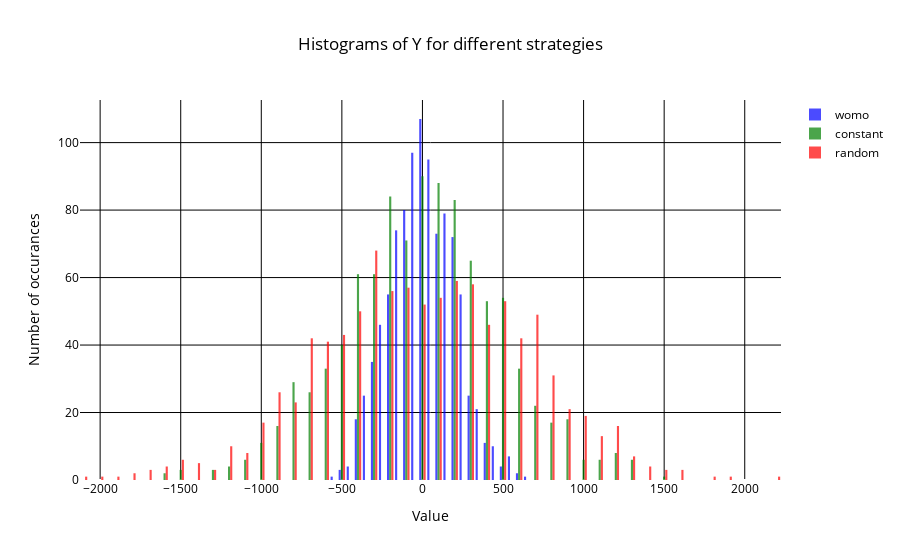

Write notebook code for a chart like this one.
### Code cell
import plotly.graph_objects as go

# Create histograms
histogram1 = go.Histogram(
    x=arr_res_Y_womo,
    name='womo',
    opacity=0.7,
    marker=dict(color='blue')
)
histogram2 = go.Histogram(
    x=arr_res_Y_const,
    name='constant',
    opacity=0.7,
    marker=dict(color='green')
)
histogram3 = go.Histogram(
    x=arr_res_Y_rand,
    name='random',
    opacity=0.7,
    marker=dict(color='red')
)

# Combine histograms into a single figure
fig = go.Figure(data=[histogram1, histogram2, histogram3])


fig.update_layout(
    title_text='Histograms of Y for different strategies',
    title_x=0.5,
    plot_bgcolor='white',  # set background color to white
    paper_bgcolor='white',  # set background color to white
    font=dict(color='black'),  # set font color to black
    xaxis=dict(title_text="Value", color='black', tickcolor='black', gridcolor='black'),  # set x-axis color, tick color, grid color, and grid width
    yaxis=dict(title_text="Number of occurances", color='black', tickcolor='black', gridcolor='black'),  # set y-axis color, tick color, grid color, and grid width
)


# Show the plot
fig.show()

### Figure 1 — Plotly figure (JSON) as saved in the notebook; plotly's stock layout.template omitted (floating-point values rounded to 4 significant figures; data arrays with more than 128 entries replaced by an {"elided": "..."} marker saying what was removed)
{"data": [{"marker": {"color": "blue"}, "name": "womo", "opacity": 0.7, "type": "histogram", "x": {"elided": "1000 float values"}}, {"marker": {"color": "green"}, "name": "constant", "opacity": 0.7, "type": "histogram", "x": {"elided": "1000 int values"}}, {"marker": {"color": "red"}, "name": "random", "opacity": 0.7, "type": "histogram", "x": {"elided": "1000 int values"}}], "layout": {"font": {"color": "black"}, "paper_bgcolor": "white", "plot_bgcolor": "white", "title": {"text": "Histograms of Y for different strategies", "x": 0.5}, "xaxis": {"color": "black", "gridcolor": "black", "tickcolor": "black", "title": {"text": "Value"}}, "yaxis": {"color": "black", "gridcolor": "black", "tickcolor": "black", "title": {"text": "Number of occurances"}}}}
